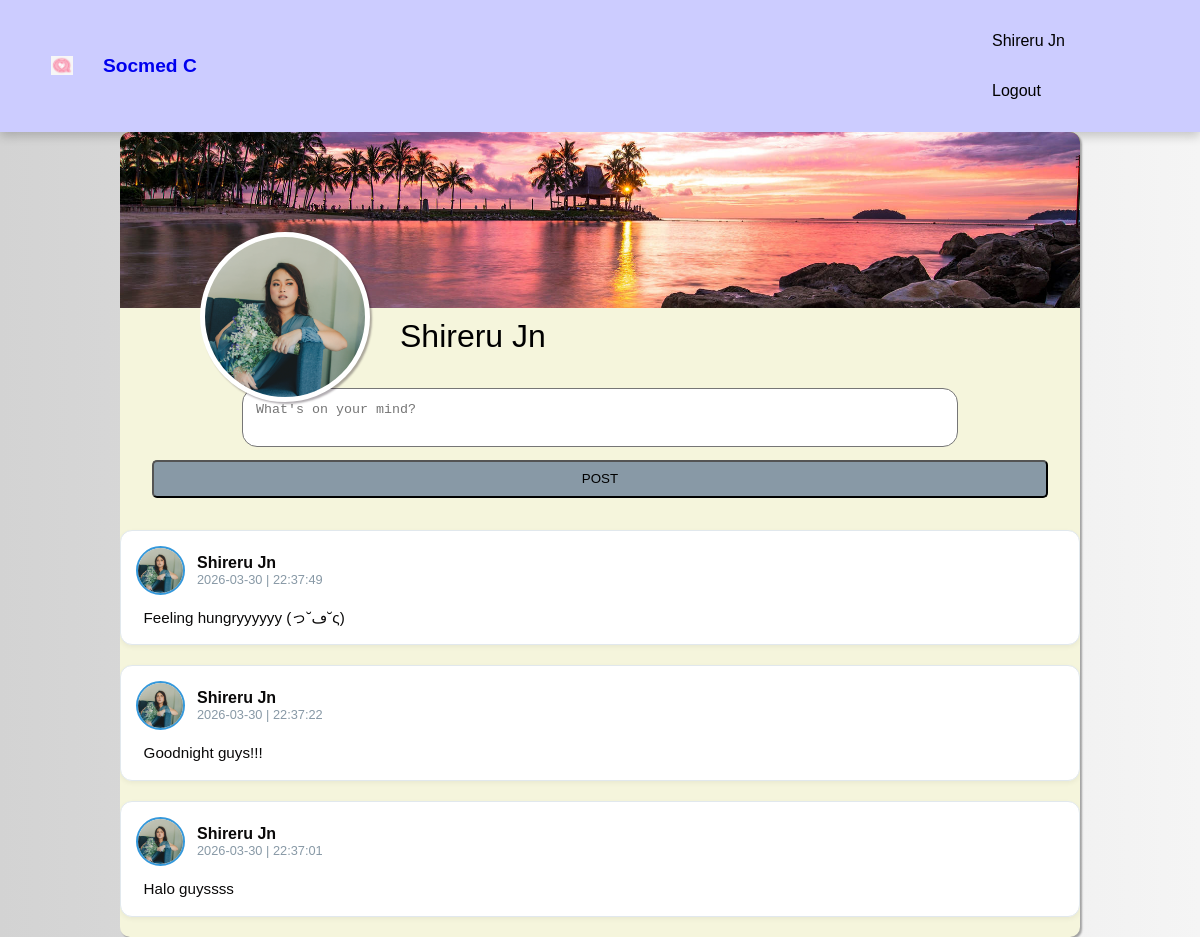
/profile.php (signed in), run on the app's committed database.
### tables this page shows
CREATE TABLE `post` (
  `pid` int(11) NOT NULL,
  `aid` int(11) NOT NULL,
  `post_text` text NOT NULL,
  `post_date` date NOT NULL,
  `post_time` time NOT NULL
);

CREATE TABLE `account` (
  `aid` int(11) NOT NULL,
  `email` varchar(128) NOT NULL,
  `firstname` varchar(128) NOT NULL,
  `lastname` varchar(128) NOT NULL,
  `password` varchar(512) NOT NULL
);

### models/load_user_posts.php (the view)
<?php
include 'db/dbconnect.php';
$aid = $_SESSION['aid'];
$sql = "SELECT post.*, account.firstname, account.lastname
        FROM post
        JOIN account ON post.aid = account.aid
        WHERE post.aid = $aid
        ORDER BY post_date DESC, post_time DESC";
$result = $con->query($sql);
while ($row = mysqli_fetch_assoc($result)) {
    ?>
    <div class="post-card">
        <div class="post-header">
            <img src="./views/res/profpic.jpg" class="post-avatar" alt="Profile">
            <div class="post-info">
                <span class="post-author"><?php echo $row['firstname'] . " " . $row['lastname']; ?></span>
                <span class="post-meta"><?php echo $row['post_date'] . " | " . $row['post_time']; ?></span>
            </div>
        </div>
        <div class="post-content">
            <?php echo nl2br(htmlspecialchars($row['post_text'])); ?>
        </div>
    </div>
    <?php
}
?>

### views/header.php (shortened to what this page needs)
<!DOCTYPE html>
<html>
    <head>
        <link href="views/res/style.css" rel="stylesheet" type="text/css"/>
    </head>
    <body>
        <div class="navbar">
            <ul class="left-link">
                <a href="timeline.php" class="logo">
                    <li>&nbsp;</li>
                </a>
                <a href="timeline.php">
                    <li>Socmed C</li>
                </a>
            </ul>
            <?php
                if(isset($_SESSION['aid'])){
            ?>
            <ul class="right-link">
                <a href="profile.php">
                    <li><?= $_SESSION['firstname']." ".$_SESSION['lastname'];?></li>
                </a>
                <a href="models/logout_account.php">
                    <li>Logout</li>
                </a>
            </ul>
            <?php } ?>
        </div>
    </body>
</html>

### profile.php (shortened to what this page needs)
<?php include 'views/header.php'; ?>
        <div class="container">
            <div class="banner">
        <div class="pro-pic">
        </div>
        <div class="banner-name">
        <?= $_SESSION['firstname']." ".$_SESSION['lastname'];?>
        </div>
    </div>
    <div class="post-container">
        <form id="post-form" action="models/add_post.php" method="POST">
            <textarea id="post-area" name="post-area" placeholder="What's on your mind?"></textarea>
            <input type="submit" id="post-button" value="POST">
        </form>
    </div>
    <div class="posts">
    <?php
        include 'models/load_user_posts.php';
    ?>
<?php include 'views/footer.php';

### views/footer.php
  </body>
</html>

### views/res/style.css (style rules this page uses)
body { background: linear-gradient(to right, #d3d3d3, #f5f5f5); font-family: 'Calibri', sans-serif; margin: 0; }
input { width: 95%; display: block; margin: .5em auto; margin-top: .1em; padding: .5em .2em; outline-color: #006666; border-radius: 10px; }
input[type='submit'] { background-color: #8899a6; color: black; border-radius: 5px; padding: .7em; }
.navbar { width: 100%; background-color: #ccccff; display: flex; align-items: center; box-shadow: 0 4px 10px rgba(0,0,0,0.2); }
.right-link { width: 20%; margin-left: auto; }
li { display: inline-block; padding: 1em; }
.right-link a { text-decoration: none; color: black; padding: 1em; }
.left-link { display: inline-block; width:70%; margin: 0px; margin-right: auto; }
.left-link a { text-decoration: none; font-weight: bold; font-size: 1.2em; }
.logo { background-image: url('logo.jpg'); background-size: 50%; padding: contain; background-position: center; background-repeat: no-repeat; }
.container { min-height: 75vh; width: 80%; margin: auto; border-radius: 10px; background-color: beige; overflow: hidden; box-shadow: 2px 2px 2px 0px #00000055; position: relative; }
.banner { min-height: 20vh; width: 100%; background-color: #999900; padding: .5em; background-image: url("backg.jpg"); background-size: cover; background-position: center; position: relative; }
.banner-name { font-size: 2em; color: black; position: absolute; left: 35vh; bottom:-5vh; }
.post-container { margin: 2vh; margin-top: 15vh; }
#post-area { display: block; resize: none; width: 80%; box-sizing: border-box; margin: 1em auto; padding: 1em; border-radius: 15px; }
#post-button { display: block; width: 80%; margin: auto; }
.post-content { margin-top: .5em; padding-left: 1em; }
.pro-pic { background-image: url('profpic.jpg'); background-position: center; background-size: cover; background-color: #ffb3d9; border: solid 5px #fff; border-radius: 50%; width: 20vh; height: 20vh; position: absolute; bottom: -10vh; left: 10vh; z-index: 100; box-shadow: 2px 2px 2px 0px #140a1455; }
.post-container { margin: 2em; margin-top: 80px; }
#post-button { display: block; width: 100%; margin: auto; }
.post-content { margin-top: .5em; padding-left: .5em; line-height: 1.5; color: #444; }
.left-link { display: flex; align-items: center; }
.left-link li { display: flex; align-items: center; }
.post-card { background-color: #1b2737; border-radius: 10px; padding: 20px; margin-bottom: 15px; border: 1px solid #2d3d50; color: #0A0909; }
.post-header { display: flex; align-items: center; margin-bottom: 15px; }
.post-avatar { width: 45px; height: 45px; border-radius: 50%; margin-right: 12px; object-fit: cover; border: 2px solid #3498db; }
.post-info { display: flex; flex-direction: column; }
.post-author { font-weight: bold; font-size: 1rem; color: #0A0909; }
.post-meta { font-size: 0.8rem; color: #8899a6; }
.post-content { font-size: 0.95rem; line-height: 1.5; color: #0A0909; word-wrap: break-word; }
.post-card { background: #ffffff; border: 1px solid #e1e8ed; border-radius: 12px; margin-bottom: 20px; padding: 15px; box-shadow: 0 2px 5px rgba(0,0,0,0.05); transition: transform 0.2s; }
.post-header { display: flex; align-items: center; margin-bottom: 12px; }

### data on the page
post: aid.firstname "Shireru", aid.lastname "Jn", post_date "2026-03-30", post_time "22:37:49", post_text "Feeling hungryyyyyy (っ˘ڡ˘ς)"
post: aid.firstname "Shireru", aid.lastname "Jn", post_date "2026-03-30", post_time "22:37:22", post_text "Goodnight guys!!!"
post: aid.firstname "Shireru", aid.lastname "Jn", post_date "2026-03-30", post_time "22:37:01", post_text "Halo guyssss"

### other printed values
$_SESSION['firstname'] "Shireru"
$_SESSION['lastname'] "Jn"
